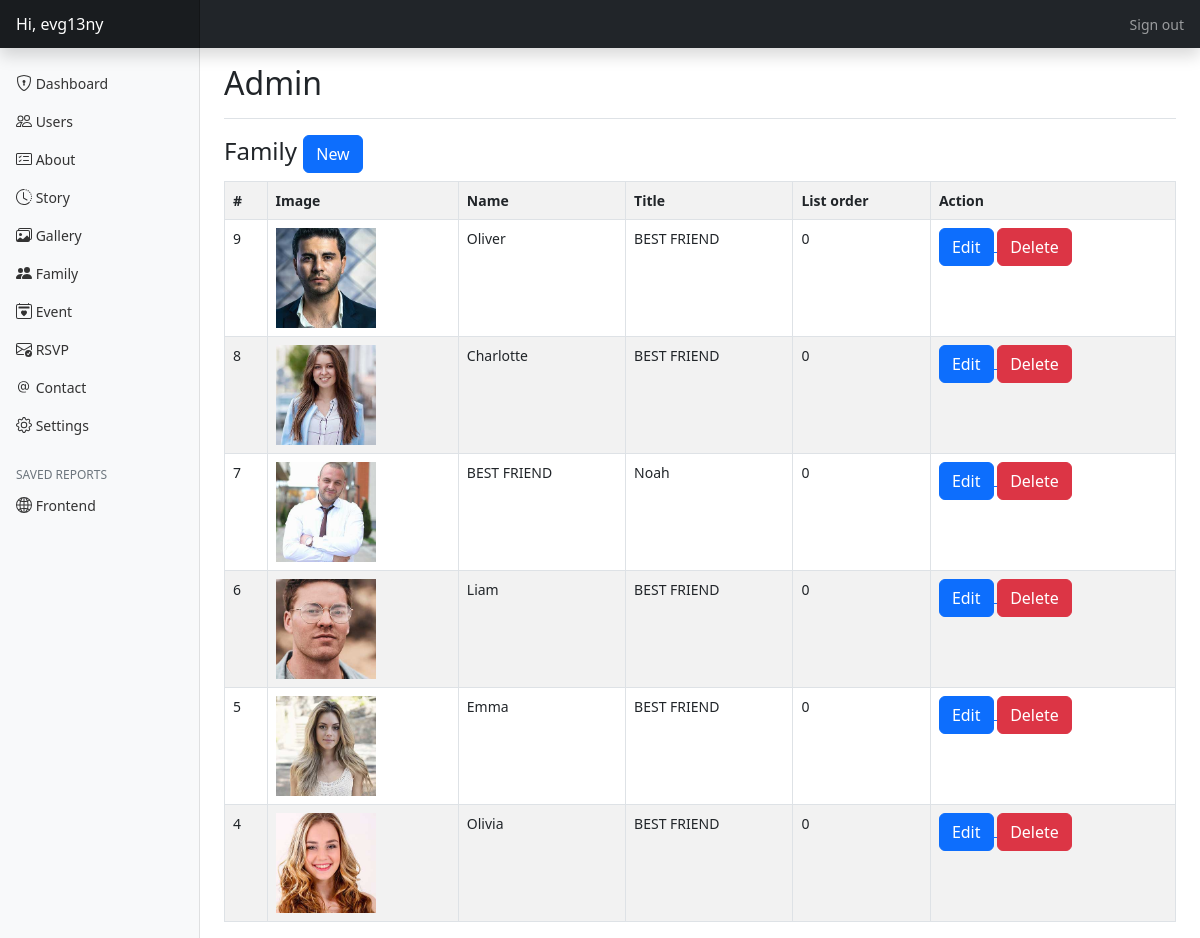
The app's page /public/admin/family (signed in) with its own data.
### tables this page shows
CREATE TABLE `family` (
  `id` int(11) NOT NULL,
  `name` varchar(50) NOT NULL,
  `title` varchar(50) NOT NULL,
  `twitter_link` varchar(1024) DEFAULT NULL,
  `facebook_link` varchar(1024) DEFAULT NULL,
  `linkedin_link` varchar(1024) DEFAULT NULL,
  `instagram_link` varchar(1024) DEFAULT NULL,
  `image` varchar(1024) NOT NULL,
  `list_order` int(11) NOT NULL
);

### app/controllers/Admin.php (called while the page is built, shortened)
<?php
class Admin
{
    public function family($action = null, $id = null)
    {
        $family = new Family_model;
        $data["action"] = $action;
        $data["rows"] = $family->findAll();
        $data["errors"] = $family->errors;
        $this->view("admin/family", $data);
    }
}

### app/core/App.php (called while the page is built, shortened)
<?php
class App
{
    private $method = "index";
    private function splitURL()
    {
        $URL = $_GET["url"] ?? "home";
        $URL = explode("/", trim($URL, "/"));
        return $URL;
    }
    public function loadController()
    {
        $URL = $this->splitURL();
        $filename = "../app/controllers/" . ucfirst($URL[0]) . ".php";
        if (file_exists($filename)) {
            unset($URL[0]);
        } else {
            $filename = "../app/controllers/_404.php";
            require $filename;
            $this->controller = "_404";
        }
        $controller = new $this->controller;
        if (!empty($URL[1])) {
            if (method_exists($controller, $URL[1])) {
                $this->method = $URL[1];
                unset($URL[1]);
            }
        }
        call_user_func_array([$controller, $this->method], $URL);
    }
}

### public/index.php (called while the page is built, shortened)
<?php
$app = new App;
$app->loadController();

### app/core/Database.php (called while the page is built, shortened)
<?php
trait Database
{
    private function connect()
    {
        $string = "mysql:hostname=" . DBHOST . ";dbname=" . DBNAME;
        $con = new PDO($string, DBUSER, DBPASS);
        return $con;
    }
    public function query($query, $data = [])
    {
        $con = $this->connect();
        $stm = $con->prepare($query);
        $check = $stm->execute($data);
        if ($check) {
            $result = $stm->fetchAll(PDO::FETCH_OBJ);
            if (is_array($result) && count($result)) {
                return $result;
            }
        }
        return false;
    }
}

### app/core/Model.php (called while the page is built, shortened)
<?php
trait Model
{
    public $limit        = 10;
    public $offset       = 0;
    public $order_type   = "DESC";
    public $order_column = "id";
    public function findAll()
    {
        $query = "SELECT * FROM $this->table ORDER BY $this->order_column $this->order_type LIMIT $this->limit OFFSET $this->offset";
        return $this->query($query);
    }
}

### app/core/functions.php (called while the page is built, shortened)
<?php
function esc($str)
{
    return htmlspecialchars($str);
}
function get_image($filename = "")
{
    if (file_exists($filename)) return ROOT . "/" . $filename;
    return ROOT . "/assets/img/placeholder.jpg";
}

### app/views/admin/family.view.php (the view, shortened to what this page needs)
<?php if ($action == "add") : ?>
    <div class="col-md-6 mx-auto p-3 text-center">
        <h4>Add new family member</h4>
        <?php if (!empty($errors)) : ?>
            <div class="alert alert-danger text-center"><?= implode("<br>", $errors) ?></div>
        <?php endif; ?>
        <form method="post" enctype="multipart/form-data">
            <label>Click to change image</label>
            <br>
            <br>
            <label>
                <input type="file" name="image" class="d-none" onchange="display_image(this.files[0], event)">
                <img src="<?= get_image() ?>" style="width: 250px; height: 250px; object-fit: cover; cursor: pointer;">
            </label>
            <br>
            <br>
            <input value="<?= old_value("name") ?>" type="text" name="name" class="form-control mt-3" placeholder="Full name">
            <input value="<?= old_value("title") ?>" type="text" name="title" class="form-control mt-3 mb-3" placeholder="Title">
            <label class="text-start d-block">List order:</label>
            <input value="<?= old_value("list_order", 0) ?>" type="number" min="0" name="list_order" class="form-control mt-3 mb-3">
            <small>Please enter full path e.g. https://www.socialnetwork.com/yourlogin</small>
            <input value="<?= old_value("twitter_link") ?>" type="text" name="twitter_link" class="form-control mt-3" placeholder="Twitter link">
            <input value="<?= old_value("facebook_link") ?>" type="text" name="facebook_link" class="form-control mt-3" placeholder="Facebook link">
            <input value="<?= old_value("linkedin_link") ?>" type="text" name="linkedin_link" class="form-control mt-3" placeholder="Linkedin link">
            <input value="<?= old_value("instagram_link") ?>" type="text" name="instagram_link" class="form-control mt-3" placeholder="Instagram link">
            <button class="btn btn-success my-3">Save</button>
            <a href="<?= ROOT ?>/admin/family">
                <button class="btn btn-secondary my-3" type="button">Back</button>
            </a>
        </form>
    </div>
<?php else : ?>
    <h4>
        Family
        <a href="<?= ROOT ?>/admin/family/add">
            <button class="btn btn-primary">New</button>
        </a>
    </h4>
    <table class="table table-striped table-bordered">
        <tr>
            <th>#</th>
            <th>Image</th>
            <th>Name</th>
            <th>Title</th>
            <th>List order</th>
            <th>Action</th>
        </tr>
        <?php if (!empty($rows)) : ?>
            <?php foreach ($rows as $row) : ?>
                <tr>
                    <td>
                        <?= $row->id ?>
                    </td>
                    <td>
                        <img src="<?= get_image($row->image) ?>" style="width: 100px; height: 100px; object-fit: cover;">
                    </td>
                    <td>
                        <?= esc($row->name) ?>
                    </td>
                    <td>
                        <?= esc($row->title) ?>
                    </td>
                    <td>
                        <?= esc($row->list_order) ?>
                    </td>
                    <td>
                        <a href="<?= ROOT ?>/admin/family/edit/<?= $row->id ?>">
                            <button class="btn btn-primary">Edit</button>
                        </a>
                        <a href="<?= ROOT ?>/admin/family/delete/<?= $row->id ?>">
                            <button class="btn btn-danger">Delete</button>
                        </a>
                    </td>
                </tr>
            <?php endforeach; ?>
        <?php endif; ?>
    </table>
<?php endif; ?>

### public/assets/css/dashboard.css (style rules this page uses)
body { font-size: .875rem; }

### records on screen
family: id "9", image (picture), name "Oliver", title "BEST FRIEND", list_order "0"
family: id "8", image (picture), name "Charlotte", title "BEST FRIEND", list_order "0"
family: id "7", image (picture), name "BEST FRIEND", title "Noah", list_order "0"
family: id "6", image (picture), name "Liam", title "BEST FRIEND", list_order "0"
family: id "5", image (picture), name "Emma", title "BEST FRIEND", list_order "0"
family: id "4", image (picture), name "Olivia", title "BEST FRIEND", list_order "0"

### other values on screen
user("username") "evg13ny"
